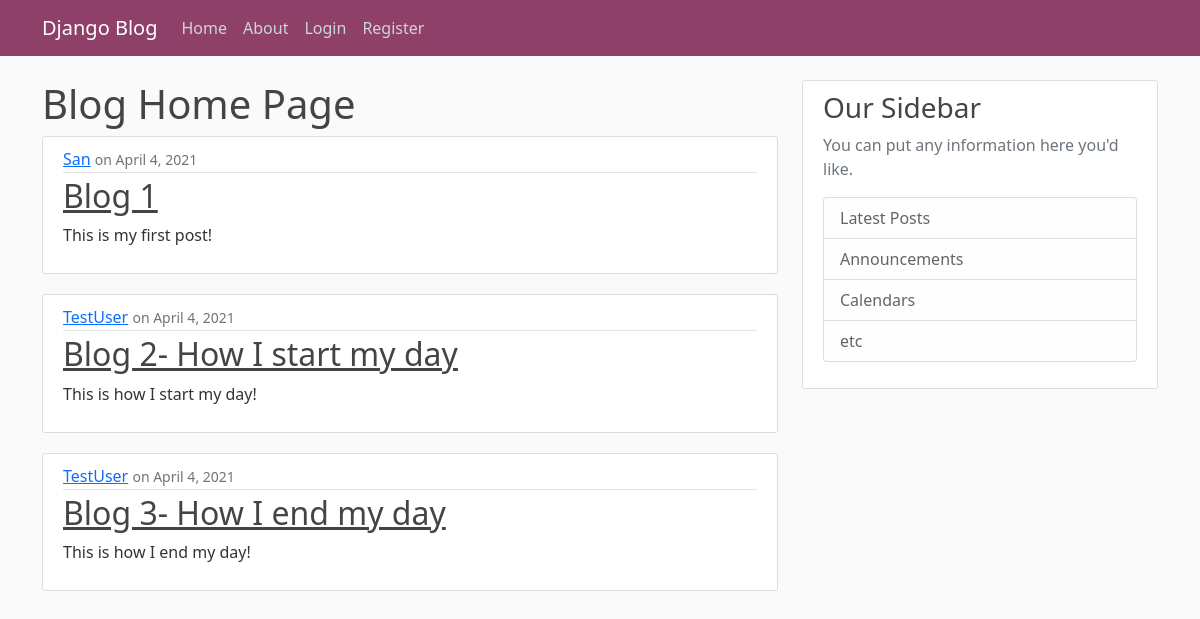
The page / on the database its author committed.
### blog/models.py (models this page shows, shortened)
class Post(models.Model):
    title = models.CharField(max_length = 100)
    content = models.TextField()
    date_posted = models.DateTimeField(default = timezone.now)
    author = models.ForeignKey(User, on_delete = models.CASCADE) #what if user who creates the post is deleted? Delete their post

### blog/views.py (the view)
# urls.py: path('', views.Home, name='blog-home'),
def Home(request):
    context= {
        "posts": Post.objects.all()
    }
    return render(request, 'blog/Home.html',context)

### blog/templates/blog/Home.html
{% extends "blog/base.html" %}
{% block content %}
  <h1>Blog Home Page</h1>
  {% for post in posts %}
  <article class="media content-section">
    <div class="media-body">
      <div class="article-metadata">
        <a class="mr-2" href="#">{{ post.author }}</a>
        <small class="text-muted">on {{ post.date_posted|date:" F j, Y" }}</small>
      </div>
      <h2><a class="article-title" href="#">{{ post.title }}</a></h2>
      <p class="article-content">{{ post.content }}</p>
    </div>
  </article>
  {% endfor %}
{% endblock content %}

### blog/templates/blog/base.html (shortened to what this page needs)
{% load static %}
<!DOCTYPE html>
<html lang="en" dir="ltr">
  <head>
    <link href="https://cdn.jsdelivr.net/npm/bootstrap@5.0.0-beta3/dist/css/bootstrap.min.css" rel="stylesheet">
    <link rel="stylesheet" href="{% static 'blog/main.css' %}" >
  </head>
  <body>
    <header class="site-header">
      <nav class="navbar navbar-expand-md navbar-dark bg-steel fixed-top">
        <div class="container">
          <a class="navbar-brand mr-4" href="/">Django Blog</a>
          <div class="collapse navbar-collapse" id="navbarToggle">
            <div class="navbar-nav mr-auto">
              <a class="nav-item nav-link" href="{% url 'blog-home' %}">Home</a>
              <a class="nav-item nav-link" href="/about">About</a>
            </div>
            <div class="navbar-nav">
              {% if user.is_authenticated %}
                <a class="nav-item nav-link" href="{% url 'profile' %}">Profile</a>
                <a class="nav-item nav-link" href="{% url 'logout' %}">Logout</a>
              {% else %}
                <a class="nav-item nav-link" href="{% url 'login' %}">Login</a>
                <a class="nav-item nav-link" href="{% url 'register' %}">Register</a>
              {% endif %}
            </div>
          </div>
        </div>
      </nav>
    </header>
    <main role="main" class="container">
      <div class="row">
        <div class="col-md-8">
          {% block content %}{% endblock %}
        </div>
        <div class="col-md-4">
          <div class="content-section">
            <h3>Our Sidebar</h3>
            <p class='text-muted'>You can put any information here you'd like.
              <ul class="list-group">
                <li class="list-group-item list-group-item-light">Latest Posts</li>
                <li class="list-group-item list-group-item-light">Announcements</li>
                <li class="list-group-item list-group-item-light">Calendars</li>
                <li class="list-group-item list-group-item-light">etc</li>
              </ul>
            </p>
          </div>
        </div>
      </div>
  </main>
  </body>
</html>

### blog/static/blog/main.css (style rules this page uses)
body { background: #fafafa; color: #333333; margin-top: 5rem; }
h1, h2, h3, h4, h5, h6 { color: #444444; }
ul { margin: 0; }
.bg-steel { background-color: #8f4068; }
.site-header .navbar-nav .nav-link { color: #cbd5db; }
.content-section { background: #ffffff; padding: 10px 20px; border: 1px solid #dddddd; border-radius: 3px; margin-bottom: 20px; }
.article-title { color: #444444; }
.article-content { white-space: pre-line; }
.article-metadata { padding-bottom: 1px; margin-bottom: 4px; border-bottom: 1px solid #e3e3e3 }

### rows shown on the page
Post: author "San", date_posted "April 4, 2021", title "Blog 1", content "This is my first post!"
Post: author "TestUser", date_posted "April 4, 2021", title "Blog 2- How I start my day", content "This is how I start my day!"
Post: author "TestUser", date_posted "April 4, 2021", title "Blog 3- How I end my day", content "This is how I end my day!"
